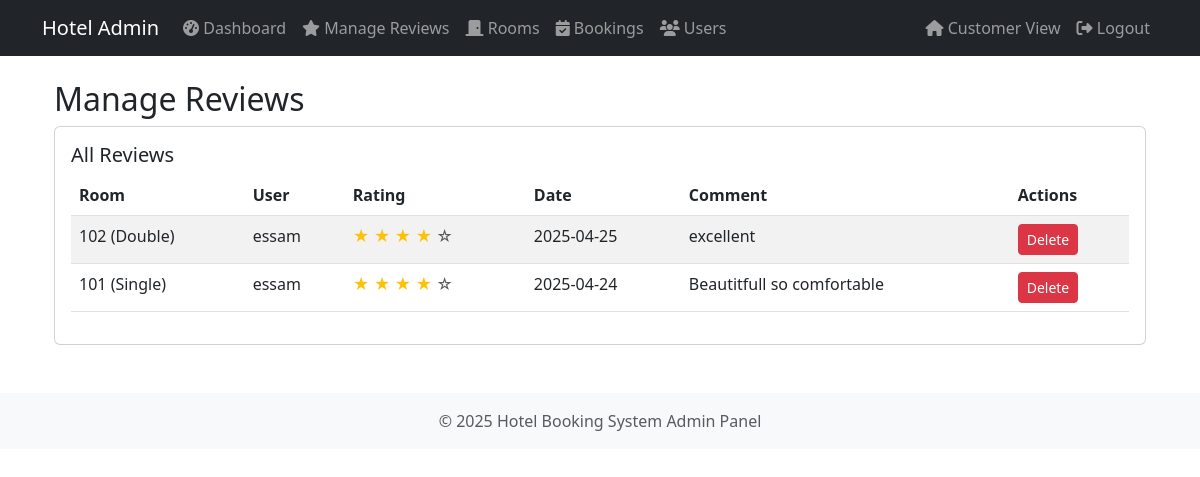
/admin/reviews (signed in), run on the app's committed database.
### models.py (models this page shows, shortened)
class Review(db.Model):
    __tablename__ = 'reviews'
    id = db.Column(db.Integer, primary_key=True)
    user_id = db.Column(db.Integer, db.ForeignKey('users.id'), nullable=False)
    room_id = db.Column(db.Integer, db.ForeignKey('rooms.r_id'), nullable=False)
    rating = db.Column(db.Integer, nullable=False)
    comment = db.Column(db.Text)
    review_date = db.Column(db.DateTime, default=datetime.utcnow)

class Room(db.Model):
    __tablename__ = 'rooms'
    r_id = db.Column(db.Integer, primary_key=True)
    room_no = db.Column(db.String(10), unique=True, nullable=False)
    type = db.Column(db.String(50), nullable=False)
    price = db.Column(db.Float, nullable=False)
    is_available = db.Column(db.Boolean, default=True)
    rating = db.Column(db.Float, default=0.0)
    bookings = db.relationship('Booking', backref='room', lazy=True)
    reviews = db.relationship('Review', backref='room', lazy=True)

class User(db.Model, UserMixin):
    __tablename__ = 'users'
    id = db.Column(db.Integer, primary_key=True)
    name = db.Column(db.String(100), nullable=False)
    email = db.Column(db.String(100), unique=True, nullable=False)
    password = db.Column(db.String(200), nullable=False)
    phone = db.Column(db.String(20))
    role = db.Column(db.String(20), default='customer')
    bookings = db.relationship('Booking', backref='user', lazy=True)
    reviews = db.relationship('Review', backref='user', lazy=True)

### routes.py (the view)
@app.route('/admin/reviews')
@login_required
@admin_required
def admin_reviews():
    reviews = Review.query.options(
        joinedload(Review.user),
        joinedload(Review.room)
    ).order_by(Review.review_date.desc()).all()
    return render_template('admin/reviews.html', reviews=reviews)

### routes.py (called while the page is built)
@login_manager.user_loader
def load_user(user_id):
    return User.query.get(int(user_id))

def admin_required(f):
    @wraps(f)
    def decorated_function(*args, **kwargs):
        if not current_user.is_authenticated or current_user.role != 'admin':
            flash('Access denied. Admin privileges required.', 'danger')
            return redirect(url_for('home'))
        return f(*args, **kwargs)
    return decorated_function

### templates/admin/reviews.html
{% extends "admin/base.html" %}
{% block content %}
<div class="container mt-4">
    <h2>Manage Reviews</h2>
    <div class="card mb-4">
        <div class="card-body">
            <h5 class="card-title">All Reviews</h5>
            {% if reviews %}
                <div class="table-responsive">
                    <table class="table table-striped">
                        <thead>
                            <tr>
                                <th>Room</th>
                                <th>User</th>
                                <th>Rating</th>
                                <th>Date</th>
                                <th>Comment</th>
                                <th>Actions</th>
                            </tr>
                        </thead>
                        <tbody>
                            {% for review in reviews %}
                                <tr>
                                    <td>{{ review.room.room_no }} ({{ review.room.type }})</td>
                                    <td>{{ review.user.name }}</td>
                                    <td>
                                        {% for i in range(5) %}
                                            {% if i < review.rating %}
                                                <span class="text-warning">★</span>
                                            {% else %}
                                                <span class="text-muted">☆</span>
                                            {% endif %}
                                        {% endfor %}
                                    </td>
                                    <td>{{ review.review_date.strftime('%Y-%m-%d') }}</td>
                                    <td>{{ review.comment|truncate(50) }}</td>
                                    <td>
                                        <form method="POST" action="{{ url_for('admin_delete_review', review_id=review.id) }}" onsubmit="return confirm('Are you sure you want to delete this review?');">
                                            <button type="submit" class="btn btn-sm btn-danger">Delete</button>
                                        </form>
                                    </td>
                                </tr>
                            {% endfor %}
                        </tbody>
                    </table>
                </div>
            {% else %}
                <p>No reviews available.</p>
            {% endif %}
        </div>
    </div>
</div>
{% endblock %}

### data on the page
Review: room.room_no "102", room.type "Double", user.name "essam", rating 4 (drawn), review_date "2025-04-25", comment "excellent"
Review: room.room_no "101", room.type "Single", user.name "essam", rating 4 (drawn), review_date "2025-04-24", comment "Beautitfull so comfortable"
